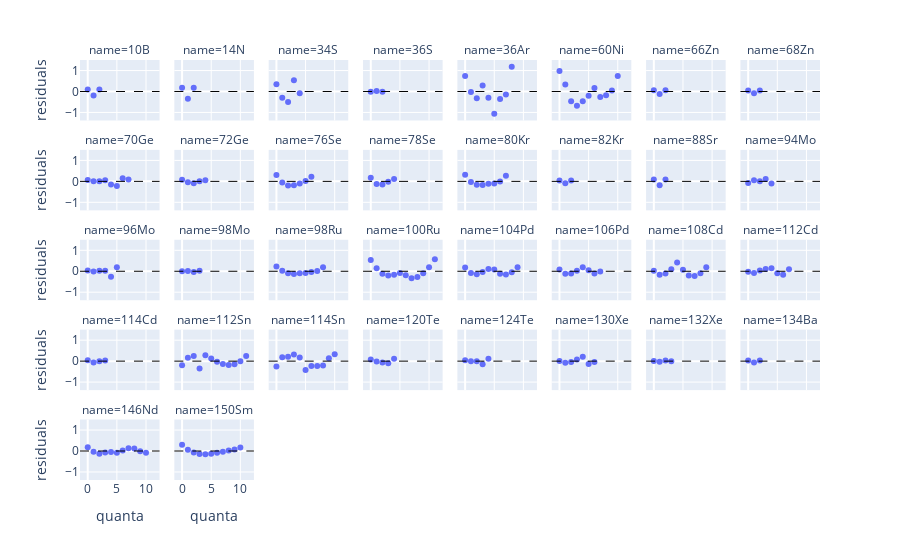

The notebook cell saved with this chart:
### Code cell
residuals_df = best_osc_merged.copy()
residuals_df = residuals_df.reset_index()
residuals_df["name"] = residuals_df["a"].astype(str) + residuals_df["symbol"]
residuals_df["residuals"] = residuals_df["energy"] - residuals_df["energy_pred"]

best_residuals = get_best_r2(residuals_df, 0.99)

fig = px.scatter(best_residuals, x="quanta", y="residuals", facet_col="name", facet_col_wrap=8)
fig.add_hline(y=0, line_width=1, line_dash="dash", line_color="black")
fig.show()

### Figure 1 — Plotly figure (JSON) as saved in the notebook; plotly's stock layout.template omitted (floating-point values rounded to 4 significant figures)
{"data": [{"hovertemplate": "name=10B<br>quanta=%{x}<br>residuals=%{y}<extra></extra>", "legendgroup": "", "marker": {"color": "#636efa", "symbol": "circle"}, "mode": "markers", "name": "", "orientation": "v", "showlegend": false, "type": "scatter", "x": [0, 1, 2], "xaxis": "x33", "y": [0.09845, -0.1969, 0.09845], "yaxis": "y33"}, {"hovertemplate": "name=14N<br>quanta=%{x}<br>residuals=%{y}<extra></extra>", "legendgroup": "", "marker": {"color": "#636efa", "symbol": "circle"}, "mode": "markers", "name": "", "orientation": "v", "showlegend": false, "type": "scatter", "x": [0, 1, 2], "xaxis": "x34", "y": [0.1739, -0.3479, 0.1739], "yaxis": "y34"}, {"hovertemplate": "name=34S<br>quanta=%{x}<br>residuals=%{y}<extra></extra>", "legendgroup": "", "marker": {"color": "#636efa", "symbol": "circle"}, "mode": "markers", "name": "", "orientation": "v", "showlegend": false, "type": "scatter", "x": [0, 1, 2, 3, 4], "xaxis": "x35", "y": [0.3415, -0.2989, -0.5054, 0.5415, -0.07868], "yaxis": "y35"}, {"hovertemplate": "name=36S<br>quanta=%{x}<br>residuals=%{y}<extra></extra>", "legendgroup": "", "marker": {"color": "#636efa", "symbol": "circle"}, "mode": "markers", "name": "", "orientation": "v", "showlegend": false, "type": "scatter", "x": [0, 1, 2], "xaxis": "x36", "y": [-0.01123, 0.02247, -0.01123], "yaxis": "y36"}, {"hovertemplate": "name=36Ar<br>quanta=%{x}<br>residuals=%{y}<extra></extra>", "legendgroup": "", "marker": {"color": "#636efa", "symbol": "circle"}, "mode": "markers", "name": "", "orientation": "v", "showlegend": false, "type": "scatter", "x": [0, 1, 2, 3, 4, 5, 6, 7, 8], "xaxis": "x37", "y": [0.7419, -0.02866, -0.3255, 0.2862, -0.2947, -1.061, -0.3527, -0.1458, 1.18], "yaxis": "y37"}, {"hovertemplate": "name=60Ni<br>quanta=%{x}<br>residuals=%{y}<extra></extra>", "legendgroup": "", "marker": {"color": "#636efa", "symbol": "circle"}, "mode": "markers", "name": "", "orientation": "v", "showlegend": false, "type": "scatter", "x": [0, 1, 2, 3, 4, 5, 6, 7, 8, 9, 10], "xaxis": "x38", "y": [0.9752, 0.3333, -0.468, -0.6832, -0.4615, -0.2082, 0.1726, -0.2676, -0.175, 0.04746, 0.735], "yaxis": "y38"}, {"hovertemplate": "name=66Zn<br>quanta=%{x}<br>residuals=%{y}<extra></extra>", "legendgroup": "", "marker": {"color": "#636efa", "symbol": "circle"}, "mode": "markers", "name": "", "orientation": "v", "showlegend": false, "type": "scatter", "x": [0, 1, 2], "xaxis": "x39", "y": [0.06209, -0.1242, 0.06209], "yaxis": "y39"}, {"hovertemplate": "name=68Zn<br>quanta=%{x}<br>residuals=%{y}<extra></extra>", "legendgroup": "", "marker": {"color": "#636efa", "symbol": "circle"}, "mode": "markers", "name": "", "orientation": "v", "showlegend": false, "type": "scatter", "x": [0, 1, 2], "xaxis": "x40", "y": [0.04378, -0.08755, 0.04378], "yaxis": "y40"}, {"hovertemplate": "name=70Ge<br>quanta=%{x}<br>residuals=%{y}<extra></extra>", "legendgroup": "", "marker": {"color": "#636efa", "symbol": "circle"}, "mode": "markers", "name": "", "orientation": "v", "showlegend": false, "type": "scatter", "x": [0, 1, 2, 3, 4, 5, 6, 7], "xaxis": "x25", "y": [0.06981, 0.002925, 0.01012, 0.04763, -0.1522, -0.2194, 0.1483, 0.0929], "yaxis": "y25"}, {"hovertemplate": "name=72Ge<br>quanta=%{x}<br>residuals=%{y}<extra></extra>", "legendgroup": "", "marker": {"color": "#636efa", "symbol": "circle"}, "mode": "markers", "name": "", "orientation": "v", "showlegend": false, "type": "scatter", "x": [0, 1, 2, 3, 4], "xaxis": "x26", "y": [0.07284, -0.03906, -0.09067, 0.00716, 0.04973], "yaxis": "y26"}, {"hovertemplate": "name=76Se<br>quanta=%{x}<br>residuals=%{y}<extra></extra>", "legendgroup": "", "marker": {"color": "#636efa", "symbol": "circle"}, "mode": "markers", "name": "", "orientation": "v", "showlegend": false, "type": "scatter", "x": [0, 1, 2, 3, 4, 5, 6], "xaxis": "x27", "y": [0.3047, -0.0546, -0.2012, -0.1881, -0.09914, 0.01222, 0.2261], "yaxis": "y27"}, {"hovertemplate": "name=78Se<br>quanta=%{x}<br>residuals=%{y}<extra></extra>", "legendgroup": "", "marker": {"color": "#636efa", "symbol": "circle"}, "mode": "markers", "name": "", "orientation": "v", "showlegend": false, "type": "scatter", "x": [0, 1, 2, 3, 4], "xaxis": "x28", "y": [0.1709, -0.1256, -0.1468, -0.01338, 0.1148], "yaxis": "y28"}, {"hovertemplate": "name=80Kr<br>quanta=%{x}<br>residuals=%{y}<extra></extra>", "legendgroup": "", "marker": {"color": "#636efa", "symbol": "circle"}, "mode": "markers", "name": "", "orientation": "v", "showlegend": false, "type": "scatter", "x": [0, 1, 2, 3, 4, 5, 6, 7], "xaxis": "x29", "y": [0.3193, -0.02502, -0.1665, -0.1714, -0.1145, -0.1075, -0.008534, 0.2741], "yaxis": "y29"}, {"hovertemplate": "name=82Kr<br>quanta=%{x}<br>residuals=%{y}<extra></extra>", "legendgroup": "", "marker": {"color": "#636efa", "symbol": "circle"}, "mode": "markers", "name": "", "orientation": "v", "showlegend": false, "type": "scatter", "x": [0, 1, 2], "xaxis": "x30", "y": [0.04458, -0.08916, 0.04458], "yaxis": "y30"}, {"hovertemplate": "name=88Sr<br>quanta=%{x}<br>residuals=%{y}<extra></extra>", "legendgroup": "", "marker": {"color": "#636efa", "symbol": "circle"}, "mode": "markers", "name": "", "orientation": "v", "showlegend": false, "type": "scatter", "x": [0, 1, 2], "xaxis": "x31", "y": [0.0933, -0.1866, 0.0933], "yaxis": "y31"}, {"hovertemplate": "name=94Mo<br>quanta=%{x}<br>residuals=%{y}<extra></extra>", "legendgroup": "", "marker": {"color": "#636efa", "symbol": "circle"}, "mode": "markers", "name": "", "orientation": "v", "showlegend": false, "type": "scatter", "x": [0, 1, 2, 3, 4], "xaxis": "x32", "y": [-0.07208, 0.05267, 0.008988, 0.1123, -0.1019], "yaxis": "y32"}, {"hovertemplate": "name=96Mo<br>quanta=%{x}<br>residuals=%{y}<extra></extra>", "legendgroup": "", "marker": {"color": "#636efa", "symbol": "circle"}, "mode": "markers", "name": "", "orientation": "v", "showlegend": false, "type": "scatter", "x": [0, 1, 2, 3, 4, 5], "xaxis": "x17", "y": [0.03383, -0.006175, 0.02553, 0.01986, -0.2608, 0.1877], "yaxis": "y17"}, {"hovertemplate": "name=98Mo<br>quanta=%{x}<br>residuals=%{y}<extra></extra>", "legendgroup": "", "marker": {"color": "#636efa", "symbol": "circle"}, "mode": "markers", "name": "", "orientation": "v", "showlegend": false, "type": "scatter", "x": [0, 1, 2, 3], "xaxis": "x18", "y": [0.002766, 0.0148, -0.03789, 0.02033], "yaxis": "y18"}, {"hovertemplate": "name=98Ru<br>quanta=%{x}<br>residuals=%{y}<extra></extra>", "legendgroup": "", "marker": {"color": "#636efa", "symbol": "circle"}, "mode": "markers", "name": "", "orientation": "v", "showlegend": false, "type": "scatter", "x": [0, 1, 2, 3, 4, 5, 6, 7, 8], "xaxis": "x19", "y": [0.2301, 0.01932, -0.09845, -0.1369, -0.09618, -0.08482, -0.03423, 0.007057, 0.1941], "yaxis": "y19"}, {"hovertemplate": "name=100Ru<br>quanta=%{x}<br>residuals=%{y}<extra></extra>", "legendgroup": "", "marker": {"color": "#636efa", "symbol": "circle"}, "mode": "markers", "name": "", "orientation": "v", "showlegend": false, "type": "scatter", "x": [0, 1, 2, 3, 4, 5, 6, 7, 8, 9, 10, 11], "xaxis": "x20", "y": [0.5406, 0.1395, -0.1142, -0.2056, -0.1618, -0.07922, -0.1852, -0.3305, -0.2696, -0.09798, 0.1921, 0.5719], "yaxis": "y20"}, {"hovertemplate": "name=104Pd<br>quanta=%{x}<br>residuals=%{y}<extra></extra>", "legendgroup": "", "marker": {"color": "#636efa", "symbol": "circle"}, "mode": "markers", "name": "", "orientation": "v", "showlegend": false, "type": "scatter", "x": [0, 1, 2, 3, 4, 5, 6, 7, 8, 9], "xaxis": "x21", "y": [0.1849, -0.08308, -0.1391, -0.03691, 0.1105, 0.08917, -0.1227, -0.1494, -0.04691, 0.1934], "yaxis": "y21"}, {"hovertemplate": "name=106Pd<br>quanta=%{x}<br>residuals=%{y}<extra></extra>", "legendgroup": "", "marker": {"color": "#636efa", "symbol": "circle"}, "mode": "markers", "name": "", "orientation": "v", "showlegend": false, "type": "scatter", "x": [0, 1, 2, 3, 4, 5, 6, 7], "xaxis": "x22", "y": [0.08533, -0.1164, -0.1125, 0.02165, 0.1941, 0.05101, -0.1074, -0.01582], "yaxis": "y22"}, {"hovertemplate": "name=108Cd<br>quanta=%{x}<br>residuals=%{y}<extra></extra>", "legendgroup": "", "marker": {"color": "#636efa", "symbol": "circle"}, "mode": "markers", "name": "", "orientation": "v", "showlegend": false, "type": "scatter", "x": [0, 1, 2, 3, 4, 5, 6, 7, 8, 9], "xaxis": "x23", "y": [0.02836, -0.1617, -0.1092, 0.1006, 0.4194, 0.06583, -0.2011, -0.2303, -0.09706, 0.1852], "yaxis": "y23"}, {"hovertemplate": "name=112Cd<br>quanta=%{x}<br>residuals=%{y}<extra></extra>", "legendgroup": "", "marker": {"color": "#636efa", "symbol": "circle"}, "mode": "markers", "name": "", "orientation": "v", "showlegend": false, "type": "scatter", "x": [0, 1, 2, 3, 4, 5, 6, 7], "xaxis": "x24", "y": [-0.02161, -0.08386, 0.03433, 0.1068, 0.1403, -0.09806, -0.1694, 0.09147], "yaxis": "y24"}, {"hovertemplate": "name=114Cd<br>quanta=%{x}<br>residuals=%{y}<extra></extra>", "legendgroup": "", "marker": {"color": "#636efa", "symbol": "circle"}, "mode": "markers", "name": "", "orientation": "v", "showlegend": false, "type": "scatter", "x": [0, 1, 2, 3], "xaxis": "x9", "y": [0.0463, -0.06486, -0.009194, 0.02775], "yaxis": "y9"}, {"hovertemplate": "name=112Sn<br>quanta=%{x}<br>residuals=%{y}<extra></extra>", "legendgroup": "", "marker": {"color": "#636efa", "symbol": "circle"}, "mode": "markers", "name": "", "orientation": "v", "showlegend": false, "type": "scatter", "x": [0, 1, 2, 3, 4, 5, 6, 7, 8, 9, 10, 11], "xaxis": "x10", "y": [-0.199, 0.1581, 0.2492, -0.3485, 0.2802, 0.1224, -0.03226, -0.1333, -0.1816, -0.1483, -0.008355, 0.2411], "yaxis": "y10"}, {"hovertemplate": "name=114Sn<br>quanta=%{x}<br>residuals=%{y}<extra></extra>", "legendgroup": "", "marker": {"color": "#636efa", "symbol": "circle"}, "mode": "markers", "name": "", "orientation": "v", "showlegend": false, "type": "scatter", "x": [0, 1, 2, 3, 4, 5, 6, 7, 8, 9, 10], "xaxis": "x11", "y": [-0.2553, 0.1841, 0.2112, 0.3128, 0.1738, -0.4184, -0.2369, -0.2337, -0.2141, 0.1424, 0.334], "yaxis": "y11"}, {"hovertemplate": "name=120Te<br>quanta=%{x}<br>residuals=%{y}<extra></extra>", "legendgroup": "", "marker": {"color": "#636efa", "symbol": "circle"}, "mode": "markers", "name": "", "orientation": "v", "showlegend": false, "type": "scatter", "x": [0, 1, 2, 3, 4], "xaxis": "x12", "y": [0.07411, -0.01763, -0.06868, -0.1062, 0.1184], "yaxis": "y12"}, {"hovertemplate": "name=124Te<br>quanta=%{x}<br>residuals=%{y}<extra></extra>", "legendgroup": "", "marker": {"color": "#636efa", "symbol": "circle"}, "mode": "markers", "name": "", "orientation": "v", "showlegend": false, "type": "scatter", "x": [0, 1, 2, 3, 4], "xaxis": "x13", "y": [0.04208, -0.002503, -0.003958, -0.1529, 0.1173], "yaxis": "y13"}, {"hovertemplate": "name=130Xe<br>quanta=%{x}<br>residuals=%{y}<extra></extra>", "legendgroup": "", "marker": {"color": "#636efa", "symbol": "circle"}, "mode": "markers", "name": "", "orientation": "v", "showlegend": false, "type": "scatter", "x": [0, 1, 2, 3, 4, 5, 6], "xaxis": "x14", "y": [0.005167, -0.08179, -0.03628, 0.08022, 0.21, -0.1376, -0.03974], "yaxis": "y14"}, {"hovertemplate": "name=132Xe<br>quanta=%{x}<br>residuals=%{y}<extra></extra>", "legendgroup": "", "marker": {"color": "#636efa", "symbol": "circle"}, "mode": "markers", "name": "", "orientation": "v", "showlegend": false, "type": "scatter", "x": [0, 1, 2, 3], "xaxis": "x15", "y": [0.01126, -0.03185, 0.02993, -0.009337], "yaxis": "y15"}, {"hovertemplate": "name=134Ba<br>quanta=%{x}<br>residuals=%{y}<extra></extra>", "legendgroup": "", "marker": {"color": "#636efa", "symbol": "circle"}, "mode": "markers", "name": "", "orientation": "v", "showlegend": false, "type": "scatter", "x": [0, 1, 2], "xaxis": "x16", "y": [0.03186, -0.06372, 0.03186], "yaxis": "y16"}, {"hovertemplate": "name=146Nd<br>quanta=%{x}<br>residuals=%{y}<extra></extra>", "legendgroup": "", "marker": {"color": "#636efa", "symbol": "circle"}, "mode": "markers", "name": "", "orientation": "v", "showlegend": false, "type": "scatter", "x": [0, 1, 2, 3, 4, 5, 6, 7, 8, 9, 10], "xaxis": "x", "y": [0.185, -0.039, -0.1275, -0.0686, -0.05197, -0.08055, 0.01996, 0.1341, 0.1248, -0.01619, -0.08006], "yaxis": "y"}, {"hovertemplate": "name=150Sm<br>quanta=%{x}<br>residuals=%{y}<extra></extra>", "legendgroup": "", "marker": {"color": "#636efa", "symbol": "circle"}, "mode": "markers", "name": "", "orientation": "v", "showlegend": false, "type": "scatter", "x": [0, 1, 2, 3, 4, 5, 6, 7, 8, 9, 10], "xaxis": "x2", "y": [0.2968, 0.05853, -0.0743, -0.141, -0.1551, -0.1312, -0.08824, -0.03298, 0.02467, 0.07573, 0.1671], "yaxis": "y2"}], "layout": {"annotations": [{"showarrow": false, "text": "name=146Nd", "x": 0.05375, "xanchor": "center", "xref": "paper", "y": 0.144, "yanchor": "bottom", "yref": "paper"}, {"showarrow": false, "text": "name=150Sm", "x": 0.1812, "xanchor": "center", "xref": "paper", "y": 0.144, "yanchor": "bottom", "yref": "paper"}, {"showarrow": false, "text": "name=114Cd", "x": 0.05375, "xanchor": "center", "xref": "paper", "y": 0.358, "yanchor": "bottom", "yref": "paper"}, {"showarrow": false, "text": "name=112Sn", "x": 0.1812, "xanchor": "center", "xref": "paper", "y": 0.358, "yanchor": "bottom", "yref": "paper"}, {"showarrow": false, "text": "name=114Sn", "x": 0.3087, "xanchor": "center", "xref": "paper", "y": 0.358, "yanchor": "bottom", "yref": "paper"}, {"showarrow": false, "text": "name=120Te", "x": 0.4363, "xanchor": "center", "xref": "paper", "y": 0.358, "yanchor": "bottom", "yref": "paper"}, {"showarrow": false, "text": "name=124Te", "x": 0.5637, "xanchor": "center", "xref": "paper", "y": 0.358, "yanchor": "bottom", "yref": "paper"}, {"showarrow": false, "text": "name=130Xe", "x": 0.6912, "xanchor": "center", "xref": "paper", "y": 0.358, "yanchor": "bottom", "yref": "paper"}, {"showarrow": false, "text": "name=132Xe", "x": 0.8188, "xanchor": "center", "xref": "paper", "y": 0.358, "yanchor": "bottom", "yref": "paper"}, {"showarrow": false, "text": "name=134Ba", "x": 0.9463, "xanchor": "center", "xref": "paper", "y": 0.358, "yanchor": "bottom", "yref": "paper"}, {"showarrow": false, "text": "name=96Mo", "x": 0.05375, "xanchor": "center", "xref": "paper", "y": 0.572, "yanchor": "bottom", "yref": "paper"}, {"showarrow": false, "text": "name=98Mo", "x": 0.1812, "xanchor": "center", "xref": "paper", "y": 0.572, "yanchor": "bottom", "yref": "paper"}, {"showarrow": false, "text": "name=98Ru", "x": 0.3087, "xanchor": "center", "xref": "paper", "y": 0.572, "yanchor": "bottom", "yref": "paper"}, {"showarrow": false, "text": "name=100Ru", "x": 0.4363, "xanchor": "center", "xref": "paper", "y": 0.572, "yanchor": "bottom", "yref": "paper"}, {"showarrow": false, "text": "name=104Pd", "x": 0.5637, "xanchor": "center", "xref": "paper", "y": 0.572, "yanchor": "bottom", "yref": "paper"}, {"showarrow": false, "text": "name=106Pd", "x": 0.6912, "xanchor": "center", "xref": "paper", "y": 0.572, "yanchor": "bottom", "yref": "paper"}, {"showarrow": false, "text": "name=108Cd", "x": 0.8188, "xanchor": "center", "xref": "paper", "y": 0.572, "yanchor": "bottom", "yref": "paper"}, {"showarrow": false, "text": "name=112Cd", "x": 0.9463, "xanchor": "center", "xref": "paper", "y": 0.572, "yanchor": "bottom", "yref": "paper"}, {"showarrow": false, "text": "name=70Ge", "x": 0.05375, "xanchor": "center", "xref": "paper", "y": 0.786, "yanchor": "bottom", "yref": "paper"}, {"showarrow": false, "text": "name=72Ge", "x": 0.1812, "xanchor": "center", "xref": "paper", "y": 0.786, "yanchor": "bottom", "yref": "paper"}, {"showarrow": false, "text": "name=76Se", "x": 0.3087, "xanchor": "center", "xref": "paper", "y": 0.786, "yanchor": "bottom", "yref": "paper"}, {"showarrow": false, "text": "name=78Se", "x": 0.4363, "xanchor": "center", "xref": "paper", "y": 0.786, "yanchor": "bottom", "yref": "paper"}, {"showarrow": false, "text": "name=80Kr", "x": 0.5637, "xanchor": "center", "xref": "paper", "y": 0.786, "yanchor": "bottom", "yref": "paper"}, {"showarrow": false, "text": "name=82Kr", "x": 0.6912, "xanchor": "center", "xref": "paper", "y": 0.786, "yanchor": "bottom", "yref": "paper"}, {"showarrow": false, "text": "name=88Sr", "x": 0.8188, "xanchor": "center", "xref": "paper", "y": 0.786, "yanchor": "bottom", "yref": "paper"}, {"showarrow": false, "text": "name=94Mo", "x": 0.9463, "xanchor": "center", "xref": "paper", "y": 0.786, "yanchor": "bottom", "yref": "paper"}, {"showarrow": false, "text": "name=10B", "x": 0.05375, "xanchor": "center", "xref": "paper", "y": 1, "yanchor": "bottom", "yref": "paper"}, {"showarrow": false, "text": "name=14N", "x": 0.1812, "xanchor": "center", "xref": "paper", "y": 1, "yanchor": "bottom", "yref": "paper"}, {"showarrow": false, "text": "name=34S", "x": 0.3087, "xanchor": "center", "xref": "paper", "y": 1, "yanchor": "bottom", "yref": "paper"}, {"showarrow": false, "text": "name=36S", "x": 0.4363, "xanchor": "center", "xref": "paper", "y": 1, "yanchor": "bottom", "yref": "paper"}, {"showarrow": false, "text": "name=36Ar", "x": 0.5637, "xanchor": "center", "xref": "paper", "y": 1, "yanchor": "bottom", "yref": "paper"}, {"showarrow": false, "text": "name=60Ni", "x": 0.6912, "xanchor": "center", "xref": "paper", "y": 1, "yanchor": "bottom", "yref": "paper"}, {"showarrow": false, "text": "name=66Zn", "x": 0.8188, "xanchor": "center", "xref": "paper", "y": 1, "yanchor": "bottom", "yref": "paper"}, {"showarrow": false, "text": "name=68Zn", "x": 0.9463, "xanchor": "center", "xref": "paper", "y": 1, "yanchor": "bottom", "yref": "paper"}], "legend": {"tracegroupgap": 0}, "margin": {"t": 60}, "shapes": [{"line": {"color": "black", "dash": "dash", "width": 1}, "type": "line", "x0": 0, "x1": 1, "xref": "x domain", "y0": 0, "y1": 0, "yref": "y"}, {"line": {"color": "black", "dash": "dash", "width": 1}, "type": "line", "x0": 0, "x1": 1, "xref": "x2 domain", "y0": 0, "y1": 0, "yref": "y2"}, {"line": {"color": "black", "dash": "dash", "width": 1}, "type": "line", "x0": 0, "x1": 1, "xref": "x9 domain", "y0": 0, "y1": 0, "yref": "y9"}, {"line": {"color": "black", "dash": "dash", "width": 1}, "type": "line", "x0": 0, "x1": 1, "xref": "x10 domain", "y0": 0, "y1": 0, "yref": "y10"}, {"line": {"color": "black", "dash": "dash", "width": 1}, "type": "line", "x0": 0, "x1": 1, "xref": "x11 domain", "y0": 0, "y1": 0, "yref": "y11"}, {"line": {"color": "black", "dash": "dash", "width": 1}, "type": "line", "x0": 0, "x1": 1, "xref": "x12 domain", "y0": 0, "y1": 0, "yref": "y12"}, {"line": {"color": "black", "dash": "dash", "width": 1}, "type": "line", "x0": 0, "x1": 1, "xref": "x13 domain", "y0": 0, "y1": 0, "yref": "y13"}, {"line": {"color": "black", "dash": "dash", "width": 1}, "type": "line", "x0": 0, "x1": 1, "xref": "x14 domain", "y0": 0, "y1": 0, "yref": "y14"}, {"line": {"color": "black", "dash": "dash", "width": 1}, "type": "line", "x0": 0, "x1": 1, "xref": "x15 domain", "y0": 0, "y1": 0, "yref": "y15"}, {"line": {"color": "black", "dash": "dash", "width": 1}, "type": "line", "x0": 0, "x1": 1, "xref": "x16 domain", "y0": 0, "y1": 0, "yref": "y16"}, {"line": {"color": "black", "dash": "dash", "width": 1}, "type": "line", "x0": 0, "x1": 1, "xref": "x17 domain", "y0": 0, "y1": 0, "yref": "y17"}, {"line": {"color": "black", "dash": "dash", "width": 1}, "type": "line", "x0": 0, "x1": 1, "xref": "x18 domain", "y0": 0, "y1": 0, "yref": "y18"}, {"line": {"color": "black", "dash": "dash", "width": 1}, "type": "line", "x0": 0, "x1": 1, "xref": "x19 domain", "y0": 0, "y1": 0, "yref": "y19"}, {"line": {"color": "black", "dash": "dash", "width": 1}, "type": "line", "x0": 0, "x1": 1, "xref": "x20 domain", "y0": 0, "y1": 0, "yref": "y20"}, {"line": {"color": "black", "dash": "dash", "width": 1}, "type": "line", "x0": 0, "x1": 1, "xref": "x21 domain", "y0": 0, "y1": 0, "yref": "y21"}, {"line": {"color": "black", "dash": "dash", "width": 1}, "type": "line", "x0": 0, "x1": 1, "xref": "x22 domain", "y0": 0, "y1": 0, "yref": "y22"}, {"line": {"color": "black", "dash": "dash", "width": 1}, "type": "line", "x0": 0, "x1": 1, "xref": "x23 domain", "y0": 0, "y1": 0, "yref": "y23"}, {"line": {"color": "black", "dash": "dash", "width": 1}, "type": "line", "x0": 0, "x1": 1, "xref": "x24 domain", "y0": 0, "y1": 0, "yref": "y24"}, {"line": {"color": "black", "dash": "dash", "width": 1}, "type": "line", "x0": 0, "x1": 1, "xref": "x25 domain", "y0": 0, "y1": 0, "yref": "y25"}, {"line": {"color": "black", "dash": "dash", "width": 1}, "type": "line", "x0": 0, "x1": 1, "xref": "x26 domain", "y0": 0, "y1": 0, "yref": "y26"}, {"line": {"color": "black", "dash": "dash", "width": 1}, "type": "line", "x0": 0, "x1": 1, "xref": "x27 domain", "y0": 0, "y1": 0, "yref": "y27"}, {"line": {"color": "black", "dash": "dash", "width": 1}, "type": "line", "x0": 0, "x1": 1, "xref": "x28 domain", "y0": 0, "y1": 0, "yref": "y28"}, {"line": {"color": "black", "dash": "dash", "width": 1}, "type": "line", "x0": 0, "x1": 1, "xref": "x29 domain", "y0": 0, "y1": 0, "yref": "y29"}, {"line": {"color": "black", "dash": "dash", "width": 1}, "type": "line", "x0": 0, "x1": 1, "xref": "x30 domain", "y0": 0, "y1": 0, "yref": "y30"}, {"line": {"color": "black", "dash": "dash", "width": 1}, "type": "line", "x0": 0, "x1": 1, "xref": "x31 domain", "y0": 0, "y1": 0, "yref": "y31"}, {"line": {"color": "black", "dash": "dash", "width": 1}, "type": "line", "x0": 0, "x1": 1, "xref": "x32 domain", "y0": 0, "y1": 0, "yref": "y32"}, {"line": {"color": "black", "dash": "dash", "width": 1}, "type": "line", "x0": 0, "x1": 1, "xref": "x33 domain", "y0": 0, "y1": 0, "yref": "y33"}, {"line": {"color": "black", "dash": "dash", "width": 1}, "type": "line", "x0": 0, "x1": 1, "xref": "x34 domain", "y0": 0, "y1": 0, "yref": "y34"}, {"line": {"color": "black", "dash": "dash", "width": 1}, "type": "line", "x0": 0, "x1": 1, "xref": "x35 domain", "y0": 0, "y1": 0, "yref": "y35"}, {"line": {"color": "black", "dash": "dash", "width": 1}, "type": "line", "x0": 0, "x1": 1, "xref": "x36 domain", "y0": 0, "y1": 0, "yref": "y36"}, {"line": {"color": "black", "dash": "dash", "width": 1}, "type": "line", "x0": 0, "x1": 1, "xref": "x37 domain", "y0": 0, "y1": 0, "yref": "y37"}, {"line": {"color": "black", "dash": "dash", "width": 1}, "type": "line", "x0": 0, "x1": 1, "xref": "x38 domain", "y0": 0, "y1": 0, "yref": "y38"}, {"line": {"color": "black", "dash": "dash", "width": 1}, "type": "line", "x0": 0, "x1": 1, "xref": "x39 domain", "y0": 0, "y1": 0, "yref": "y39"}, {"line": {"color": "black", "dash": "dash", "width": 1}, "type": "line", "x0": 0, "x1": 1, "xref": "x40 domain", "y0": 0, "y1": 0, "yref": "y40"}], "xaxis": {"anchor": "y", "domain": [0, 0.1075], "title": {"text": "quanta"}}, "xaxis10": {"anchor": "y10", "domain": [0.1275, 0.235], "matches": "x", "showticklabels": false}, "xaxis11": {"anchor": "y11", "domain": [0.255, 0.3625], "matches": "x", "showticklabels": false}, "xaxis12": {"anchor": "y12", "domain": [0.3825, 0.49], "matches": "x", "showticklabels": false}, "xaxis13": {"anchor": "y13", "domain": [0.51, 0.6175], "matches": "x", "showticklabels": false}, "xaxis14": {"anchor": "y14", "domain": [0.6375, 0.745], "matches": "x", "showticklabels": false}, "xaxis15": {"anchor": "y15", "domain": [0.765, 0.8725], "matches": "x", "showticklabels": false}, "xaxis16": {"anchor": "y16", "domain": [0.8925, 1], "matches": "x", "showticklabels": false}, "xaxis17": {"anchor": "y17", "domain": [0, 0.1075], "matches": "x", "showticklabels": false}, "xaxis18": {"anchor": "y18", "domain": [0.1275, 0.235], "matches": "x", "showticklabels": false}, "xaxis19": {"anchor": "y19", "domain": [0.255, 0.3625], "matches": "x", "showticklabels": false}, "xaxis2": {"anchor": "y2", "domain": [0.1275, 0.235], "matches": "x", "title": {"text": "quanta"}}, "xaxis20": {"anchor": "y20", "domain": [0.3825, 0.49], "matches": "x", "showticklabels": false}, "xaxis21": {"anchor": "y21", "domain": [0.51, 0.6175], "matches": "x", "showticklabels": false}, "xaxis22": {"anchor": "y22", "domain": [0.6375, 0.745], "matches": "x", "showticklabels": false}, "xaxis23": {"anchor": "y23", "domain": [0.765, 0.8725], "matches": "x", "showticklabels": false}, "xaxis24": {"anchor": "y24", "domain": [0.8925, 1], "matches": "x", "showticklabels": false}, "xaxis25": {"anchor": "y25", "domain": [0, 0.1075], "matches": "x", "showticklabels": false}, "xaxis26": {"anchor": "y26", "domain": [0.1275, 0.235], "matches": "x", "showticklabels": false}, "xaxis27": {"anchor": "y27", "domain": [0.255, 0.3625], "matches": "x", "showticklabels": false}, "xaxis28": {"anchor": "y28", "domain": [0.3825, 0.49], "matches": "x", "showticklabels": false}, "xaxis29": {"anchor": "y29", "domain": [0.51, 0.6175], "matches": "x", "showticklabels": false}, "xaxis3": {"anchor": "y3", "domain": [0.255, 0.3625], "matches": "x", "title": {"text": "quanta"}}, "xaxis30": {"anchor": "y30", "domain": [0.6375, 0.745], "matches": "x", "showticklabels": false}, "xaxis31": {"anchor": "y31", "domain": [0.765, 0.8725], "matches": "x", "showticklabels": false}, "xaxis32": {"anchor": "y32", "domain": [0.8925, 1], "matches": "x", "showticklabels": false}, "xaxis33": {"anchor": "y33", "domain": [0, 0.1075], "matches": "x", "showticklabels": false}, "xaxis34": {"anchor": "y34", "domain": [0.1275, 0.235], "matches": "x", "showticklabels": false}, "xaxis35": {"anchor": "y35", "domain": [0.255, 0.3625], "matches": "x", "showticklabels": false}, "xaxis36": {"anchor": "y36", "domain": [0.3825, 0.49], "matches": "x", "showticklabels": false}, "xaxis37": {"anchor": "y37", "domain": [0.51, 0.6175], "matches": "x", "showticklabels": false}, "xaxis38": {"anchor": "y38", "domain": [0.6375, 0.745], "matches": "x", "showticklabels": false}, "xaxis39": {"anchor": "y39", "domain": [0.765, 0.8725], "matches": "x", "showticklabels": false}, "xaxis4": {"anchor": "y4", "domain": [0.3825, 0.49], "matches": "x", "title": {"text": "quanta"}}, "xaxis40": {"anchor": "y40", "domain": [0.8925, 1], "matches": "x", "showticklabels": false}, "xaxis5": {"anchor": "y5", "domain": [0.51, 0.6175], "matches": "x", "title": {"text": "quanta"}}, "xaxis6": {"anchor": "y6", "domain": [0.6375, 0.745], "matches": "x", "title": {"text": "quanta"}}, "xaxis7": {"anchor": "y7", "domain": [0.765, 0.8725], "matches": "x", "title": {"text": "quanta"}}, "xaxis8": {"anchor": "y8", "domain": [0.8925, 1], "matches": "x", "title": {"text": "quanta"}}, "xaxis9": {"anchor": "y9", "domain": [0, 0.1075], "matches": "x", "showticklabels": false}, "yaxis": {"anchor": "x", "domain": [0, 0.144], "title": {"text": "residuals"}}, "yaxis10": {"anchor": "x10", "domain": [0.214, 0.358], "matches": "y", "showticklabels": false}, "yaxis11": {"anchor": "x11", "domain": [0.214, 0.358], "matches": "y", "showticklabels": false}, "yaxis12": {"anchor": "x12", "domain": [0.214, 0.358], "matches": "y", "showticklabels": false}, "yaxis13": {"anchor": "x13", "domain": [0.214, 0.358], "matches": "y", "showticklabels": false}, "yaxis14": {"anchor": "x14", "domain": [0.214, 0.358], "matches": "y", "showticklabels": false}, "yaxis15": {"anchor": "x15", "domain": [0.214, 0.358], "matches": "y", "showticklabels": false}, "yaxis16": {"anchor": "x16", "domain": [0.214, 0.358], "matches": "y", "showticklabels": false}, "yaxis17": {"anchor": "x17", "domain": [0.428, 0.572], "matches": "y", "title": {"text": "residuals"}}, "yaxis18": {"anchor": "x18", "domain": [0.428, 0.572], "matches": "y", "showticklabels": false}, "yaxis19": {"anchor": "x19", "domain": [0.428, 0.572], "matches": "y", "showticklabels": false}, "yaxis2": {"anchor": "x2", "domain": [0, 0.144], "matches": "y", "showticklabels": false}, "yaxis20": {"anchor": "x20", "domain": [0.428, 0.572], "matches": "y", "showticklabels": false}, "yaxis21": {"anchor": "x21", "domain": [0.428, 0.572], "matches": "y", "showticklabels": false}, "yaxis22": {"anchor": "x22", "domain": [0.428, 0.572], "matches": "y", "showticklabels": false}, "yaxis23": {"anchor": "x23", "domain": [0.428, 0.572], "matches": "y", "showticklabels": false}, "yaxis24": {"anchor": "x24", "domain": [0.428, 0.572], "matches": "y", "showticklabels": false}, "yaxis25": {"anchor": "x25", "domain": [0.642, 0.786], "matches": "y", "title": {"text": "residuals"}}, "yaxis26": {"anchor": "x26", "domain": [0.642, 0.786], "matches": "y", "showticklabels": false}, "yaxis27": {"anchor": "x27", "domain": [0.642, 0.786], "matches": "y", "showticklabels": false}, "yaxis28": {"anchor": "x28", "domain": [0.642, 0.786], "matches": "y", "showticklabels": false}, "yaxis29": {"anchor": "x29", "domain": [0.642, 0.786], "matches": "y", "showticklabels": false}, "yaxis3": {"anchor": "x3", "domain": [0, 0.144], "matches": "y", "showticklabels": false}, "yaxis30": {"anchor": "x30", "domain": [0.642, 0.786], "matches": "y", "showticklabels": false}, "yaxis31": {"anchor": "x31", "domain": [0.642, 0.786], "matches": "y", "showticklabels": false}, "yaxis32": {"anchor": "x32", "domain": [0.642, 0.786], "matches": "y", "showticklabels": false}, "yaxis33": {"anchor": "x33", "domain": [0.856, 1], "matches": "y", "title": {"text": "residuals"}}, "yaxis34": {"anchor": "x34", "domain": [0.856, 1], "matches": "y", "showticklabels": false}, "yaxis35": {"anchor": "x35", "domain": [0.856, 1], "matches": "y", "showticklabels": false}, "yaxis36": {"anchor": "x36", "domain": [0.856, 1], "matches": "y", "showticklabels": false}, "yaxis37": {"anchor": "x37", "domain": [0.856, 1], "matches": "y", "showticklabels": false}, "yaxis38": {"anchor": "x38", "domain": [0.856, 1], "matches": "y", "showticklabels": false}, "yaxis39": {"anchor": "x39", "domain": [0.856, 1], "matches": "y", "showticklabels": false}, "yaxis4": {"anchor": "x4", "domain": [0, 0.144], "matches": "y", "showticklabels": false}, "yaxis40": {"anchor": "x40", "domain": [0.856, 1], "matches": "y", "showticklabels": false}, "yaxis5": {"anchor": "x5", "domain": [0, 0.144], "matches": "y", "showticklabels": false}, "yaxis6": {"anchor": "x6", "domain": [0, 0.144], "matches": "y", "showticklabels": false}, "yaxis7": {"anchor": "x7", "domain": [0, 0.144], "matches": "y", "showticklabels": false}, "yaxis8": {"anchor": "x8", "domain": [0, 0.144], "matches": "y", "showticklabels": false}, "yaxis9": {"anchor": "x9", "domain": [0.214, 0.358], "matches": "y", "title": {"text": "residuals"}}}}
